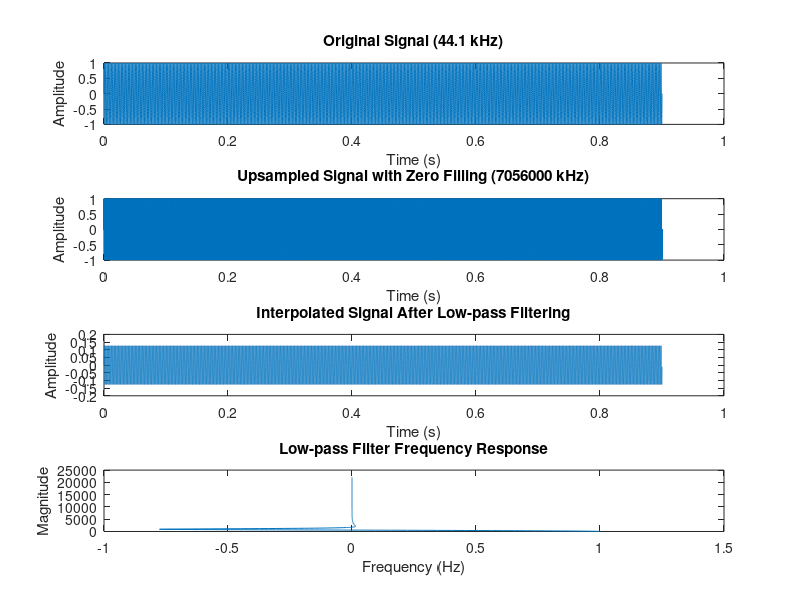

The MATLAB script that drew this image:
% Define the original signal parameters
fs = 44100; % Sampling frequency (Hz)
fs_max = 48000;

duration = 0.9; % Signal duration (seconds)
t = linspace(0, duration, fs*duration); % Time vector

% Generate the original signal
x = sin(2*pi*440*t); % Sinusoidal signal at 440 Hz

% Upsample the signal with zero filling
upsampling_factor = 8;
x_upsampled = zeros(1, length(x)*upsampling_factor);
x_upsampled(1:upsampling_factor:end) = x;

% Apply low-pass filtering
cutoff_frequency = 1000; % Cutoff frequency for low-pass filter (Hz)
[b,a] = butter(4, cutoff_frequency/(fs/2), 'low'); % Design Butterworth filter
x_filtered = filter(b, a, x_upsampled);

% Plot the results
figure;
subplot(4,1,1);
plot(t, x);
title('Original Signal (44.1 kHz)');
xlabel('Time (s)');
ylabel('Amplitude');

subplot(4,1,2);
t_upsampled = linspace(0, duration, length(x_upsampled));
plot(t_upsampled, x_upsampled);
title('Upsampled Signal with Zero Filling (7056000 kHz)');
xlabel('Time (s)');
ylabel('Amplitude');

subplot(4,1,3);
plot(t_upsampled, x_filtered);
title('Interpolated Signal After Low-pass Filtering');
xlabel('Time (s)');
ylabel('Amplitude');

subplot(4,1,4);
[f, h] = freqz(b, a, 1024, fs); % Calculate frequency response
plot(f, abs(h));
title('Low-pass Filter Frequency Response');
xlabel('Frequency (Hz)');
ylabel('Magnitude');
